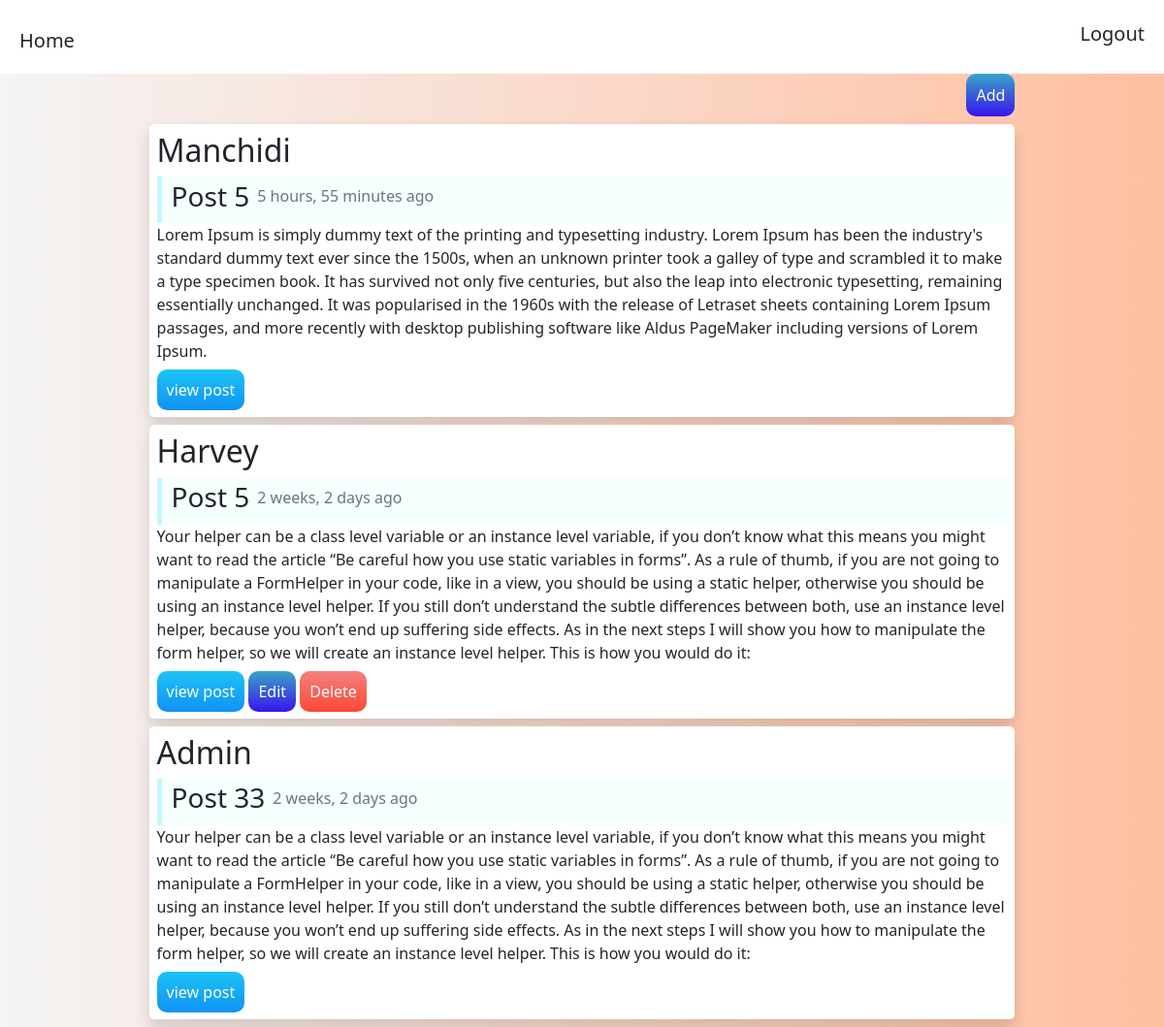
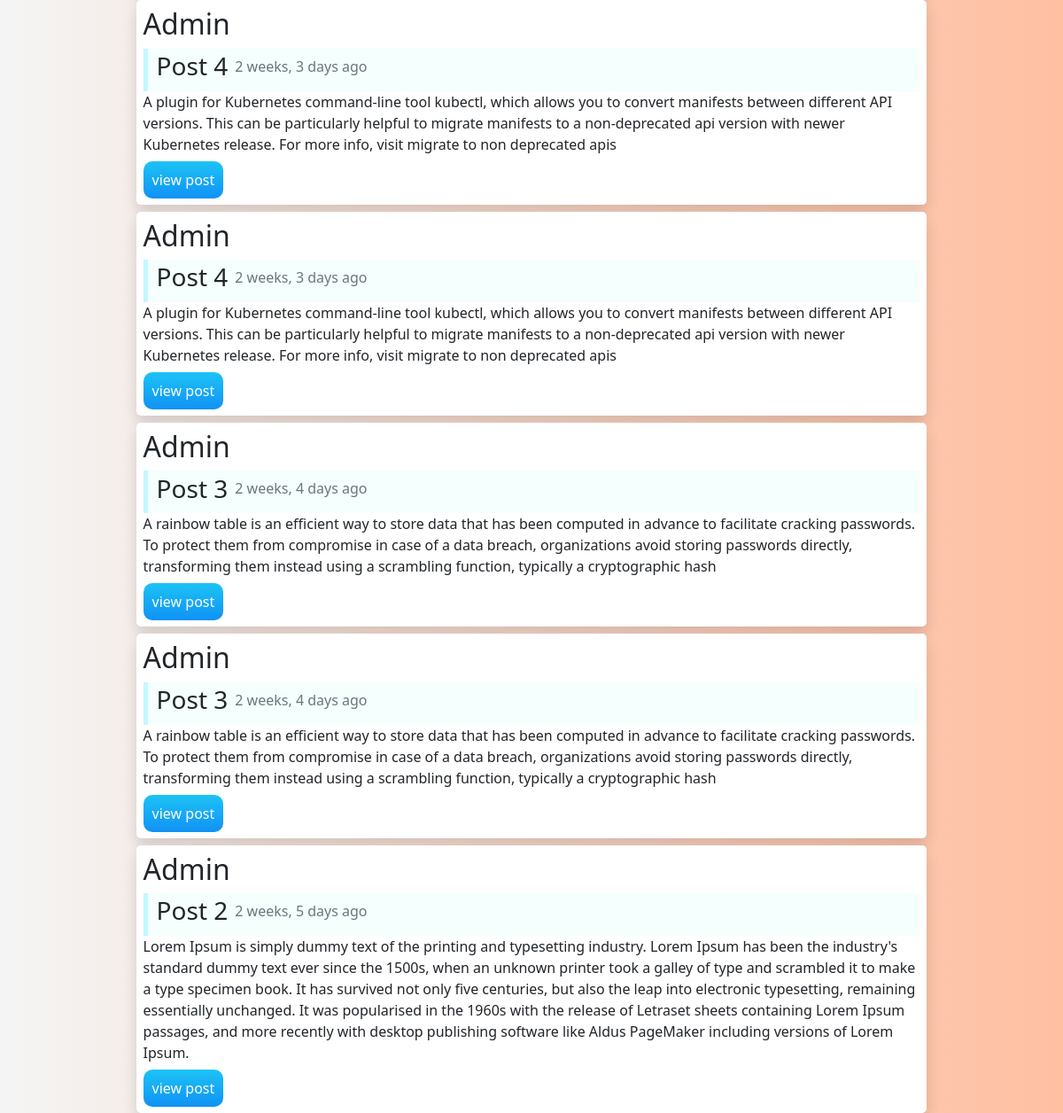
Screenshot of / (signed in) with the database file from the repository (2 pictures, top to bottom).
### blog/models.py (models this page shows, shortened)
class Post(models.Model):
    title = models.CharField(max_length=255)
    slug= models.SlugField()
    body = models.TextField()
    created = models.DateTimeField(auto_now_add=True)
    updated = models.DateTimeField(auto_now=True)
    author = models.ForeignKey(User,on_delete=models.CASCADE)
    class Meta:
        ordering =['-created']
    def get_absolute_url(self):
        return reverse('post-detail',args=[self.pk])

### blog/views.py (the view)
# urls.py: path('',views.home,name='blog-home'),
@login_required
def home(request):
    posts = Post.objects.all()
    context = {
        'posts': posts
    }
    return render(request, 'blog/home.html', context)

### blog/templates/blog/home.html
{% extends 'blog/base.html' %}
{% block content %}
<div class="container-e" style="display:flex;justify-content:end;">
    <a href="{% url 'post-create' %}" class="btn-Edit">Add</a>
</div>
{% for post in posts %}
    <div class="container-e shadow p-2 border-radius mt-2 bg-white">
        <div class="">
            <h2 class="">{{ post.author }}</h2>
        </div>
        <div class="flex border-left-5 bg-blue-200">
            <h3 class="ml-2">{{ post.title }}</h3>
            <p class="mr-2 mt-2 text-muted"> {{ post.created|timesince }} ago</p>
        </div>
        <p>{{ post.body }}</p>
        <div class="mt-2 mb-2">
            <a href="{{post.get_absolute_url}}" class="btn-view">view post</a>
            {% if request.user == post.author %}
                <a href="{% url 'post-update' post.pk %}" class="btn-Edit">Edit</a>
                <a href="{% url 'post-delete' post.pk %}" class="btn-delete">Delete</a>
            {% endif %}
        </div>
    </div>
{% endfor %}
{% endblock content %}

### blog/static/blog/css/style.css (style rules this page uses)
* { box-sizing: border-box; padding: 0; margin: 0; }
body { line-height: 1.55; font-family: "Poppins", sans-serif; color: rgb(36, 46, 41); background:linear-gradient(90deg,rgba(244, 244, 244),rgb(255, 191, 161)) ; }
.container-e { margin: auto; width: 80%; }
.shadow { box-shadow: 0px 0px 5px 0px rgb(234, 234, 234); }
.p-2 { padding: 20px; }
.border-radius { border-radius: 5px; }
.mt-2 { margin-top: 20px; }
.border-left-5 { border-left: 5px solid rgb(195, 248, 255); }
.ml-2 { margin-left: 10px; }
.mr-2 { margin-right: 10px; }
.flex { display: flex; align-items: center; gap: 0.5em; }
.bg-blue-200 { background-color: rgb(245, 255, 253); }
.bg-white { background-color: white; }
.btn-view { text-decoration: none; background: linear-gradient(180deg,rgb(29, 195, 245),rgb(16, 146, 245)); padding: 10px; border-radius: 10px; color: white; font-weight: lighter; }
.btn-Edit { text-decoration: none; background: linear-gradient(180deg,rgb(57, 165, 198),rgb(56, 20, 237)); padding: 10px; border-radius: 10px; color: white; font-weight: lighter; border: none; }
.btn-delete { text-decoration: none; background: linear-gradient(180deg,rgb(244, 128, 126),rgb(250, 73, 53)); padding: 10px; border-radius: 10px; color: white; font-weight: normal; border: none; }

### rows the page displays
Post: author "Manchidi", title "Post 5", created "5 hours, 55 minutes", body "Lorem Ipsum is simply dummy text of the printing and typesetting industry. Lorem Ipsum has been the industry's standard dummy text ever since the 1500s, when an unknown printer took a galley of type and scrambled it to make a type specimen book. It has survived not only five centuries, but also the leap into electronic typesetting, remaining essentially unchanged. It was popularised in the 1960s with the release of Letraset sheets containing Lorem Ipsum passages, and more recently with desktop publishing software like Aldus PageMaker including versions of Lorem Ipsum."
Post: author "Harvey", title "Post 5", created "2 weeks, 2 days", body "Your helper can be a class level variable or an instance level variable, if you don’t know what this means you might want to read the article “Be careful how you use static variables in forms”. As a rule of thumb, if you are not going to manipulate a FormHelper in your code, like in a view, you should be using a static helper, otherwise you should be using an instance level helper. If you still don’t understand the subtle differences between both, use an instance level helper, because you won’t end up suffering side effects. As in the next steps I will show you how to manipulate the form helper, so we will create an instance level helper. This is how you would do it:", shows "Edit"
Post: author "Admin", title "Post 33", created "2 weeks, 2 days", body "Your helper can be a class level variable or an instance level variable, if you don’t know what this means you might want to read the article “Be careful how you use static variables in forms”. As a rule of thumb, if you are not going to manipulate a FormHelper in your code, like in a view, you should be using a static helper, otherwise you should be using an instance level helper. If you still don’t understand the subtle differences between both, use an instance level helper, because you won’t end up suffering side effects. As in the next steps I will show you how to manipulate the form helper, so we will create an instance level helper. This is how you would do it:"
Post: author "Admin", title "Post 4", created "2 weeks, 3 days", body "A plugin for Kubernetes command-line tool kubectl, which allows you to convert manifests between different API versions. This can be particularly helpful to migrate manifests to a non-deprecated api version with newer Kubernetes release. For more info, visit migrate to non deprecated apis"
Post: author "Admin", title "Post 4", created "2 weeks, 3 days", body "A plugin for Kubernetes command-line tool kubectl, which allows you to convert manifests between different API versions. This can be particularly helpful to migrate manifests to a non-deprecated api version with newer Kubernetes release. For more info, visit migrate to non deprecated apis"
Post: author "Admin", title "Post 3", created "2 weeks, 4 days", body "A rainbow table is an efficient way to store data that has been computed in advance to facilitate cracking passwords. To protect them from compromise in case of a data breach, organizations avoid storing passwords directly, transforming them instead using a scrambling function, typically a cryptographic hash"
Post: author "Admin", title "Post 3", created "2 weeks, 4 days", body "A rainbow table is an efficient way to store data that has been computed in advance to facilitate cracking passwords. To protect them from compromise in case of a data breach, organizations avoid storing passwords directly, transforming them instead using a scrambling function, typically a cryptographic hash"
Post: author "Admin", title "Post 2", created "2 weeks, 5 days", body "Lorem Ipsum is simply dummy text of the printing and typesetting industry. Lorem Ipsum has been the industry's standard dummy text ever since the 1500s, when an unknown printer took a galley of type and scrambled it to make a type specimen book. It has survived not only five centuries, but also the leap into electronic typesetting, remaining essentially unchanged. It was popularised in the 1960s with the release of Letraset sheets containing Lorem Ipsum passages, and more recently with desktop publishing software like Aldus PageMaker including versions of Lorem Ipsum."
